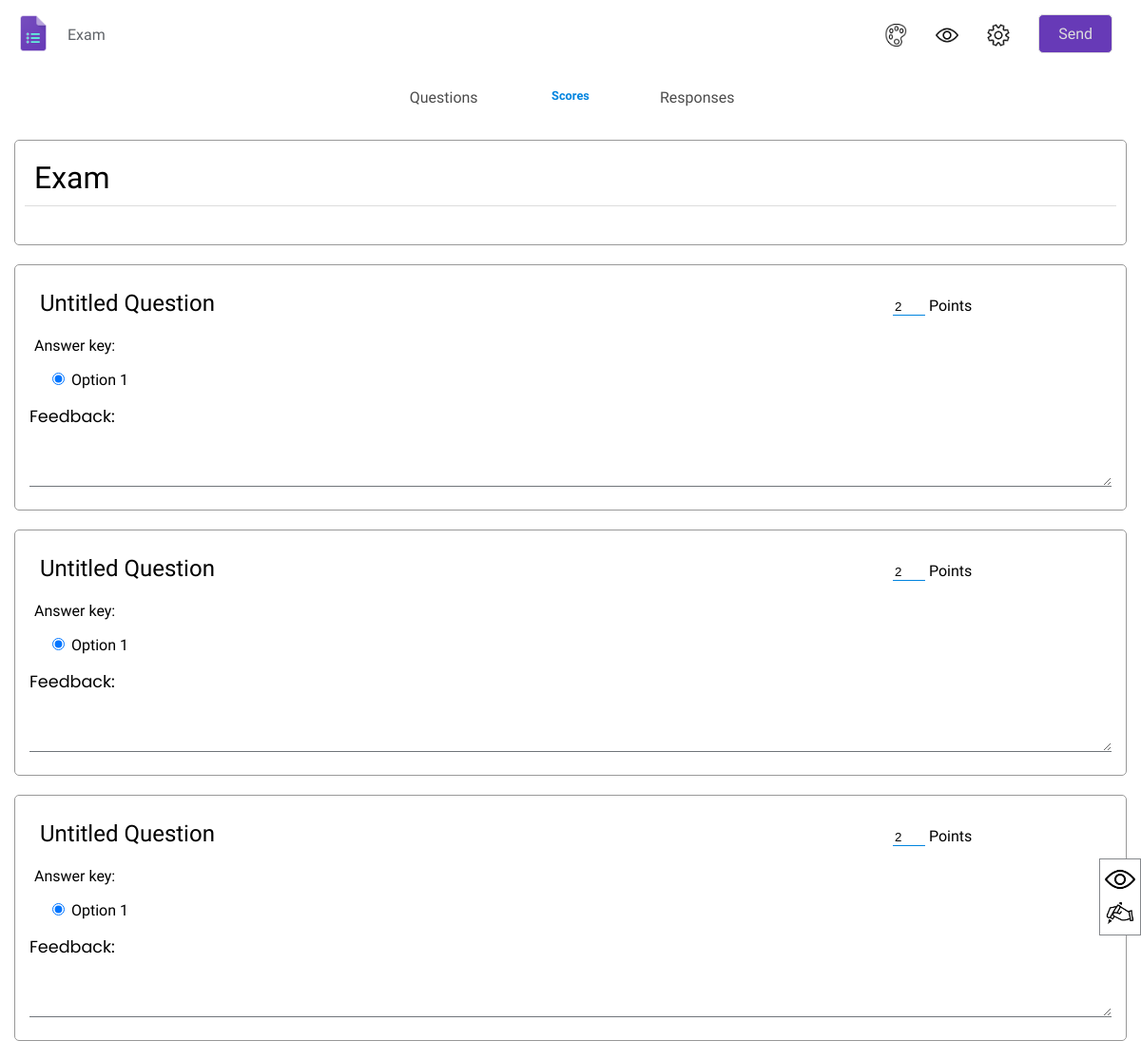
The page /form/IXMEf04jBydhakBGg4DkyQFAmhEjrN/score (signed in) on the database its author committed.
### questionForm/models.py (models this page shows)
class Form(models.Model):
    code = models.CharField(max_length=30)
    title = models.CharField(max_length=200)
    description = models.CharField(max_length=10000, blank = True)
    creator = models.ForeignKey(User, on_delete = models.CASCADE, related_name = "creator")
    background_color = models.CharField(max_length=20, default = "#d9efed")
    text_color = models.CharField(max_length=20, default="#272124")
    collect_email = models.BooleanField(default=False)
    authenticated_responder = models.BooleanField(default = False)
    edit_after_submit = models.BooleanField(default=False)
    confirmation_message = models.CharField(max_length = 10000, default = "Your answer has been submitted.")
    is_quiz = models.BooleanField(default=False)
    allow_view_score = models.BooleanField(default= True)
    createdAt = models.DateTimeField(auto_now_add = True)
    updatedAt = models.DateTimeField(auto_now = True)
    questions = models.ManyToManyField(Questions, related_name = "questions")

class Questions(models.Model):
    question = models.CharField(max_length= 10000)
    question_type = models.CharField(max_length=20)
    required = models.BooleanField(default= False)
    answer_key = models.CharField(max_length = 5000, blank = True)
    score = models.IntegerField(blank = True, default=0)
    feedback = models.CharField(max_length = 5000, null = True)
    choices = models.ManyToManyField(Choices, related_name = "choices")

class Choices(models.Model):
    choice = models.CharField(max_length=5000)
    is_answer = models.BooleanField(default=False)

### questionForm/views.py (the view)
# urls.py: path('form/<str:code>/score', views.score, name="score"),
def score(request, code):
    if not request.user.is_authenticated or not request.user.isTeacher:
        return HttpResponseRedirect(reverse("login"))
    formInfo = Form.objects.filter(code = code)
    if formInfo.count() == 0:
        return HttpResponseRedirect(reverse('404'))
    else: formInfo = formInfo[0]
    if formInfo.creator != request.user:
        return HttpResponseRedirect(reverse("403"))
    if not formInfo.is_quiz:
        return HttpResponseRedirect(reverse("edit_form", args = [code]))
    else:
        return render(request, "questionForm/score.html", {
            "form": formInfo
        })

### questionForm/templates/questionForm/score.html (shortened to what this page needs)
{% extends 'questionForm/layout.html' %}
{% load static %}
{% block body %}
<div class="container-fluid">
    <div class="form-topnav">
        <a href = "/">
            <img src = "{% static 'questionForm/icon.png' %}" alt = "OES" class="navbar-icon form-icon" title = "Forms" />
        </a>
        <span class="nav-text nav-form-title input-form-title">{{form.title}}</span>
        <div class="float-right">
            <img src="{% static 'questionForm/theme.png' %}" alt="Theme icon" id="customize-theme-btn" title = "Customize theme" class="nav-form-menu-icon" />
            <a href="{% url 'view_form' form.code %}">
            <img src="{% static 'questionForm/eye.png' %}" alt="Preview icon" title = "Preview" class="nav-form-menu-icon big-screen" />
            </a>
            <img src="{% static 'questionForm/setting.png' %}" alt="Setting icon" title = "Setting" class="nav-form-menu-icon open-setting" />
            <button class = "btn send-form-btn big-screen" title = "Send" id="send-form-btn">Send</button>
        </div>
    </div>
    <div class="form-topnav">
        <div class="form-navigation center">
            <span class="col-4 navigation"><a href = "{% url 'edit_form' form.code %}" class="link">Questions</a></span>
            <span class="col-4 navigation active">Scores</span>
            <span class="col-4 navigation"><a href = "{% url 'responses' form.code %}" class="link">Responses</a></span>
        </div>
    </div>
    <div class="container">
        <div class="margin-top-bottom box question-box" id="form-head">
            <div class="form-title-box">
                <h1 class="form-title edit-on-click txt-clr">{{form.title}}</h1>
            </div>
            <p class="form-description edit-on-click textarea-adjust txt-clr">{{form.description|linebreaksbr}}</p>
        </div>
        {% for question in form.questions.all %}
        <div class="margin-top-bottom box question-box question" data-id="{{question.id}}">
            <h2 class="question-title-score">{{question.question}}</h2>
            <div class="question-score">
                <input type="number" data-id="{{question.id}}" id="score" class="input-score" value="{{question.score}}">
                <label for="score">Points</label>
            </div>
            <div class="answer-key">
                <p class="answer-key-title">Answer key:</p>
                {% if question.question_type == "short" %}
                    <input type="text" class="short-answer" data-id="{{question.id}}" data-question-type = "{{question.question_type}}" answer-key
                    value="{{question.answer_key}}">
                {% elif question.question_type == "paragraph" %}
                    <textarea class="long-answer textarea-adjust" data-question-type = "{{question.question_type}}" answer-key
                    data-id="{{question.id}}">{{question.answer_key}}
                    </textarea>
                {% elif question.question_type == "multiple choice" %}
                    {% for i in question.choices.all %}
                    <div class="form-group">
                        <input type="radio" name="{{question.id}}-answer" id="choice-{{i.id}}" data-id="{{question.id}}" value="{{i.id}}" answer-key
                        data-question_type = "{{question.question_type}}" {% if i.is_answer %} checked {% endif %}>
                        <label for="choice-{{i.id}}">{{i.choice}}</label>
                    </div>
                    {% endfor %}
                {% endif %}
            </div>
            <div class="feedback">
                <p class="feedback-title">Feedback:</p>
                {% if question.feedback != None %}
                <textarea class="long-answer textarea-adjust" data-id="{{question.id}}" name="feedback">{{question.feedback}}</textarea>
                {% else %}
                <textarea class="long-answer textarea-adjust" data-id="{{question.id}}" name="feedback"></textarea>
                {% endif %}
            </div>
        </div>
        {% endfor %}
    </div>
    <div class="question-options">
        <a href="{% url 'view_form' form.code %}">
            <img src = "{% static 'questionForm/eye.png' %}" class = "form-option-icon" title = "Preview" alt = "Preview icon" />
        </a>
        <a href="{% url 'edit_form' form.code %}">
            <img src = "{% static 'questionForm/question.png' %}" class = "form-option-icon" title = "Questions" alt = "Question icon" />
        </a>
    </div>
</div>
{% endblock %}

### questionForm/static/questionForm/HurlUI.css (style rules this page uses)
body { margin: 0; padding: 0; font-family: "Times New Roman","Roboto Condensed", "Poppins","Arial"; }
.center { text-align: center; }
.link { color: #000; text-decoration: none; opacity: .7; }
.margin-top-bottom { margin: 20px 0; }
.container { padding-right: 15px; padding-left: 15px; margin-right: auto; margin-left: auto; }
.container-fluid { width: 100%; }
[class*="col-"] { float: left; }
.col-4 , .col-ex-4 { width: 33.33%; }
.btn { padding: 10px; border: 1px solid black; border-radius: 5px; text-decoration: none; font-size: 1rem; color: black; font-family: "Poppins"; }
.box { padding: 10px; border: 1px solid #999; border-radius: 5px; width: -webkit-fill-available; width: -moz-available; }
.form-group { margin: 16px 14px; }
@media only screen and (min-width: 768px) { .container { width: 750px; } }
@media only screen and (min-width: 992px) { .container { width: 970px; } }
@media only screen and (min-width: 1200px) { .container { width: 1170px; } }

### questionForm/static/questionForm/style.css (style rules this page uses)
body { scroll-behavior: smooth; }
.form-icon { width: 40px; margin-bottom: 0.5rem; }
.navbar-icon { float: left; }
.nav-text { float: left; position: relative; vertical-align: middle; margin-top: 0.75rem; font-family: "Product Sans"; color: #5f6368; padding-left: 1rem; }
.float-right { float: right; }
.form-topnav { padding: 15px; overflow: hidden; background-color: #fff; }
.nav-form-title { width: 300px; overflow: hidden; display: -webkit-box; -webkit-box-orient: vertical; -webkit-line-clamp: 1; text-overflow: ellipsis; }
.edit-on-click { border: none; font-size: 1.2rem; transition: 1s; overflow-y: hidden; }
.nav-form-menu-icon { width: 1.5rem; margin: 10px 15px; cursor: pointer; float: left; }
.send-form-btn { position: relative; background-color: #673ab7; color: #ddd; font-size: 1rem; font-family: "Google Sans"; vertical-align: middle; border: 1px solid #ddd; padding: 10px 20px; float: left; margin: 0.2px 15px; }
.question-box { background-color: #FFF; }
.form-title { font-size: 2rem; font-family: "Google Sans"; font-weight: normal; margin: 10px; width: -webkit-fill-available; width: -moz-available; }
.form-description { font-size: 1rem; font-family: "Roboto Condensed"; margin: 10px; width: -webkit-fill-available; width: -moz-available; }
.form-title-box { border-bottom: 1px solid #ddd; }
.question-options { background-color: #fff; margin: 20px 0; position: fixed; bottom: 10%; right: 0; border: 1px solid #84878b; }
.form-option-icon { width: 2rem; margin: 5px; cursor: pointer; display: block; }
.open-setting { color: #1a73e8; cursor: pointer; }
.long-answer { width: -webkit-fill-available; width: -moz-available; border: none; padding: 5px; border-bottom: 1px solid #70757a; }
.form-navigation { background-color: #fff; width: 400px; margin: auto; }
.navigation { text-align: center; cursor: pointer; }
.form-navigation .active { color:rgb(0, 132, 223); font-weight: bold; font-family: "Google Sans"; font-size: 0.8rem; }
.question-score { max-width: calc(25% - 8px); display: inline-block; font-family: "Google Sans"; margin: 1rem; }
.input-score { width: 30px; border: none; border-bottom: 1px solid rgb(0, 132, 223); }
.question-title-score { font-family: "Google Sans"; display: inline-block; width: 75%; font-size: 1.5rem; font-weight: normal; margin: 1rem; }
.answer-key, .feedback { margin: 5px 10px; }
.answer-key-title, .feedback-title { margin: 0; font-family: "Roboto Condensed"; display: inline-block; }
.feedback { margin: 10px 5px; }
.feedback-title { font-family: "Poppins"; font-size: 1.1rem; font-weight: normal; }

### rows shown on the page
Form: title "Exam"
Questions: question "Untitled Question", score "2"
Choices: is_answer "☑ Option 1", choice "Option 1"
Questions: question "Untitled Question", score "2"
Choices: is_answer "☑ Option 1", choice "Option 1"
Questions: question "Untitled Question", score "2"
Choices: is_answer "☑ Option 1", choice "Option 1"
